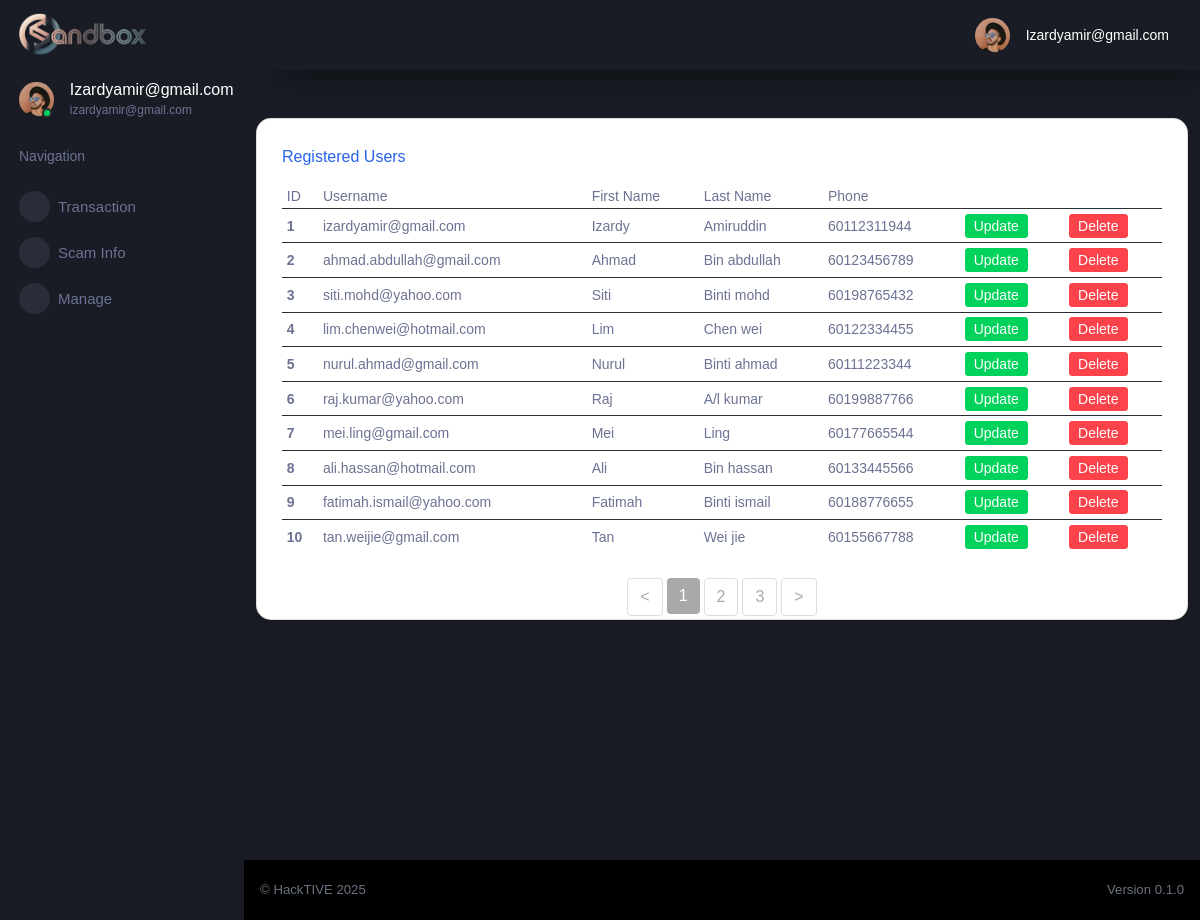
The app's page /auth/registered_users (signed in), older data.
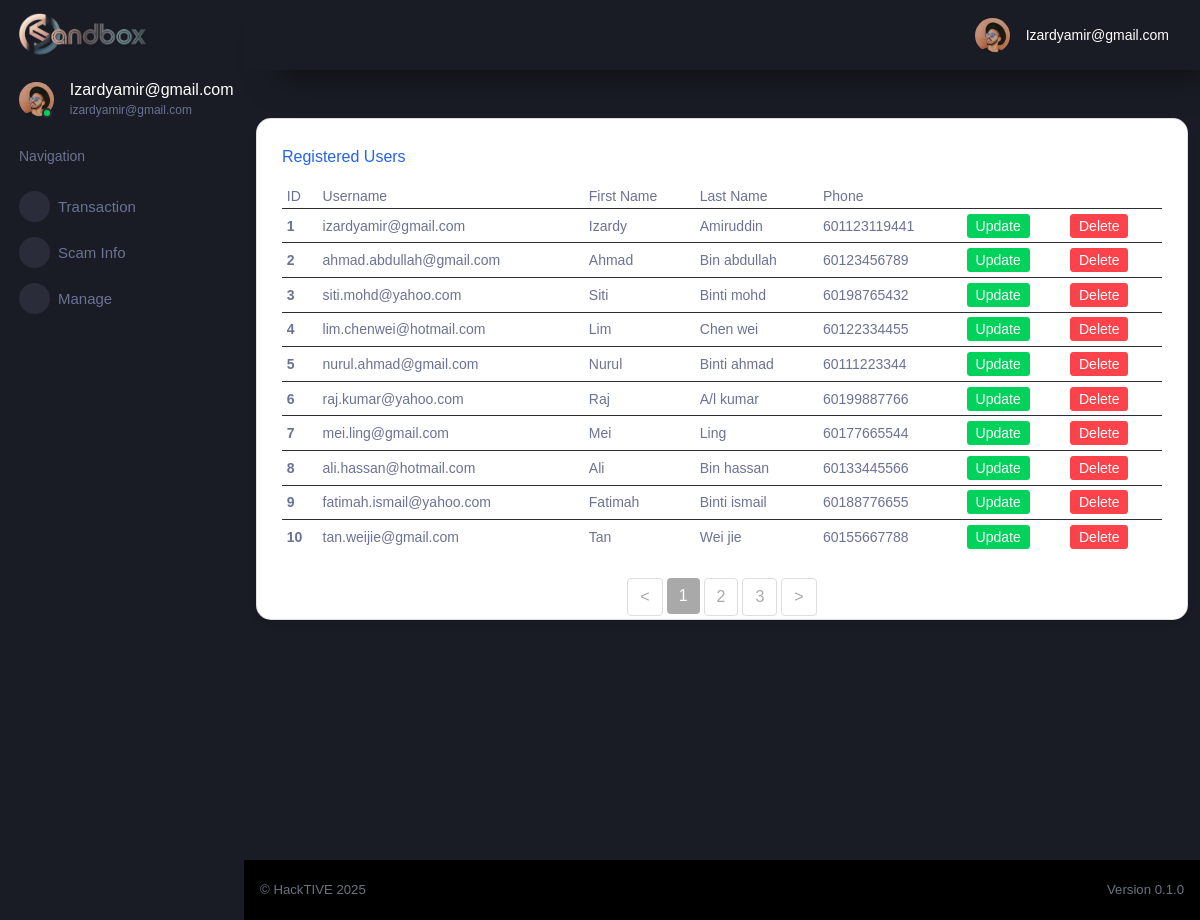
The same page, newer data.
### tables this page shows
CREATE TABLE "cif" (
	"id"	INTEGER UNIQUE,
	"username"	TEXT NOT NULL UNIQUE,
	"password"	TEXT,
	"firstname"	TEXT,
	"lastname"	TEXT,
	"gender"	TEXT,
	"dob"	TEXT,
	"ic"	INTEGER UNIQUE,
	"phone"	INTEGER,
	"old_email"	TEXT,
	"email"	TEXT UNIQUE,
	"address1"	NUMERIC,
	"address2"	TEXT,
	"postcode"	TEXT,
	"area"	TEXT,
	"state"	TEXT,
	"country"	TEXT,
	"productID"	INTEGER,
	"productNAME"	TEXT,
	"accountID"	INTEGER,
	PRIMARY KEY("id" AUTOINCREMENT)
);

### flaskr/auth.py (the view)
@bp.route('/registered_users')
def registered_users():
    if g.user['username']=='izardyamir@gmail.com':
        db = get_db()
        users = db.execute(
            'SELECT *'
            ' FROM cif'
        ).fetchall()
        return render_template('auth/registered-users.html', users=users)
    else:
        id = g.user['id']
        return redirect(url_for('main.index'))

### flaskr/auth.py (called while the page is built)
@bp.before_app_request
def load_logged_in_user():
    user_id = session.get('user_id')
    if user_id is None:
        g.user = None
    else:
        g.user = get_db().execute(
            'SELECT * FROM cif WHERE id = ?', (user_id,)
        ).fetchone()

### flaskr/db.py (called while the page is built)
def get_db():
    if 'db' not in g:
        g.db = sqlite3.connect(
            current_app.config['DATABASE'],
            detect_types=sqlite3.PARSE_DECLTYPES
        )
        g.db.row_factory = sqlite3.Row
    return g.db

### flaskr/templates/auth/registered-users.html (shortened to what this page needs)
{% extends "/layouts/base.html" %}
{% block content %}
<div class="container aligned-middle mt-5 overflow-auto"  scrolling="yes" frameborder="0" style=" width: 100%; height: calc(101vh - 66px)">
  <div class="row">
    <div class="col-md-12 mb-4">
      <div class="card">
        <div class="card-body">
          <h5 class="card-title text-primary">Registered Users</h5>
          <div class="table-responsive-sm">
            <table class="table table-sm mb-4" style="font-size: small;">
              <thead>
                <tr>
                  <th scope="col">ID</th>
                  <th scope="col">Username</th>
                  <th scope="col">First Name</th>
                  <th scope="col">Last Name</th>
                  <th scope="col">Phone</th>
                </tr>
              </thead>
              <tbody id="table-body">
                {% for user in users %}
                <tr>
                  <th scope="row">{{ user['id'] }}</th>
                  <td>{{ user['username'] }}</td>
                  <td>{{ user['firstname'] }}</td>
                  <td>{{ user['lastname'] }}</td>
                  <td>{{ user['phone'] }}</td>
                  <td>
                      <a href="{{ url_for('auth.admin_update',id=user['id']) }}">
                          <button type="submit" class="btn btn-success btn-sm ms-1">Update</button>
                      </a>
                  </td>
                  <td>
                      <a href="">
                        <button type="submit" class="btn btn-danger btn-sm" value="Delete" onclick="return confirm('Are you sure?');">Delete</button>
                      </a>
                  </td>
                </tr>
                {% endfor %}
              </tbody>
            </table>
            <nav>
              <ul class="pagination justify-content-center" id="pagination">
              </ul>
          </div>
        </div>
      </div>
    </div>
  </div>
</div>
{% endblock %}

### flaskr/templates/layouts/base.html (shortened to what this page needs)
<!DOCTYPE html>
<html lang="en">
  <head>
    <link href="https://cdn.jsdelivr.net/npm/@mdi/font@5.x/css/materialdesignicons.min.css" rel="stylesheet">
    <link rel="stylesheet" href="/static/css/css_opt2/style.css">
  </head>
  <body>
    <div class="container-scroller">
      {% include 'includes/sidebar.html' %}
      <div class="container-fluid page-body-wrapper">
        {% include 'includes/navigation.html' %}
        <div class="main-panel">
          {% block content %}{% endblock content %}
          {% include 'includes/footer.html' %}
        </div>
      </div>
    </div>
  </body>
</html>

### flaskr/templates/includes/sidebar.html (shortened to what this page needs)
<nav class="sidebar sidebar-offcanvas" id="sidebar">
    <div class="sidebar-brand-wrapper d-none d-lg-flex align-items-center justify-content-center fixed-top">
      <a class="sidebar-brand brand-logo" href="{{ url_for('main.index') }}"><img src="/static/img/hacktive-team-banner.png" style="width:60%; height:auto; display: block; margin: 0 auto 0 -2px; object-fit: contain;"     alt="logo" /></a>
    </div>
    <ul class="nav">
      <li class="nav-item profile">
        <div class="profile-desc">
          <div class="profile-pic">
            <div class="count-indicator">
              <img class="img-xs rounded-circle " src="/static/img/faces/face15.jpg" alt="">
              <span class="count bg-success"></span>
            </div>
            <div class="profile-name">
              <h5 class="mb-0 font-weight-normal">
                {{ (g.user['username']).capitalize() }}
              </h5>
              <span>
                {{ g.user['username'] }}
              </span>
            </div>
          </div>
        </div>
      </li>
      <li class="nav-item nav-category">
        <span class="nav-link">Navigation</span>
      </li>
      <li class="nav-item menu-items">
        <a class="nav-link" data-toggle="collapse" href="#transaction" aria-expanded="false" aria-controls="transaction">
          <span class="menu-icon">
          </span>
          <span class="menu-title">Transaction</span>
          <i class="menu-arrow"></i>
        </a>
      </li>
      <li class="nav-item menu-items">
        <a class="nav-link" data-toggle="collapse" href="#scam-info" aria-expanded="false" aria-controls="scam-info">
          <span class="menu-icon">
          </span>
          <span class="menu-title">Scam Info</span>
          <i class="menu-arrow"></i>
        </a>
      </li>
      <li class="nav-item menu-items">
        <a class="nav-link" data-toggle="collapse" href="#manage" aria-expanded="false" aria-controls="manage">
          <span class="menu-icon">
          </span>
          <span class="menu-title">Manage</span>
          <i class="menu-arrow"></i>
        </a>
      </li>
    </ul>
  </nav>

### flaskr/templates/includes/navigation.html (shortened to what this page needs)
<nav class="navbar p-0 fixed-top d-flex flex-row">
    <div class="navbar-menu-wrapper flex-grow d-flex align-items-stretch">
      <button class="navbar-toggler navbar-toggler align-self-center" type="button" data-toggle="minimize">
      </button>
      <ul class="navbar-nav navbar-nav-right">
        <li class="nav-item dropdown">
          <a class="nav-link" id="profileDropdown" href="#" data-toggle="dropdown">
            <div class="navbar-profile">
              <img class="img-xs rounded-circle" src="/static/img/faces/face15.jpg" alt="">
              <p class="mb-0 d-none d-sm-block navbar-profile-name">
                {{ (g.user['username']).capitalize() }}
              </p>
            </div>
          </a>
        </li>
      </ul>
    </div>
  </nav>

### flaskr/templates/includes/footer.html
          <footer class="footer">
            <div class="d-sm-flex justify-content-center justify-content-sm-between">
              <span class="text-muted text-center text-sm-left d-block d-sm-inline-block">
                  &copy; HackTIVE 2025
              </span>
              <span class="text-muted float-none float-sm-right d-block mt-1 mt-sm-0 text-center">
                Version 0.1.0
              </span>
            </div>
          </footer>

### flaskr/templates/auth/registered-users.html (style rules this page uses)
.card-body { height: 500px; }
.card { border-radius: 15px; box-shadow: 0 4px 6px rgba(0, 0, 0, 0.1); transition: transform 0.2s ease; background: white; }
.card-body { padding: 1.5rem; }
.text-primary { color: #2563eb !important; }
.text-muted { color: #6b7280 !important; }

Row changes from the older to the newer data that the page shows:
changed cif "izardyamir@gmail.com": phone "60112311944" → "601123119441"
